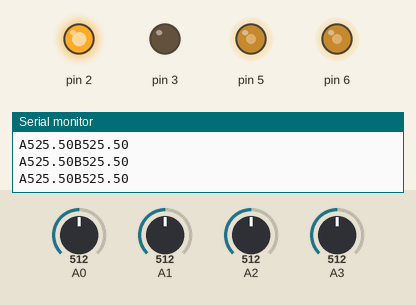
This sketch was run on a simulated Arduino Uno, built with avr-gcc and run on an emulated ATmega328P. On the bench: output pins drawn as LEDs (lit = HIGH), the last lines printed to the serial monitor. Dashed ring = blinking. Inputs (shaded band) come from the test bench; at power-on: A1 = 512, A2 = 512, A3 = 512, A0 = 512.

Above: at 1.2 s.
1.3 s: A1 set to 649
2.8 s: A1 set to 675
At 4.1 s:
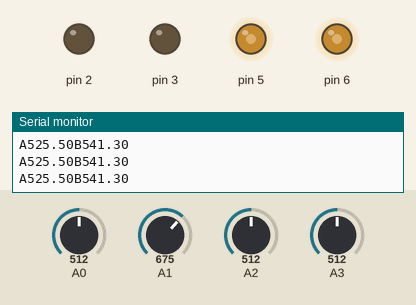
4.4 s: A2 set to 716
At 4.9 s:
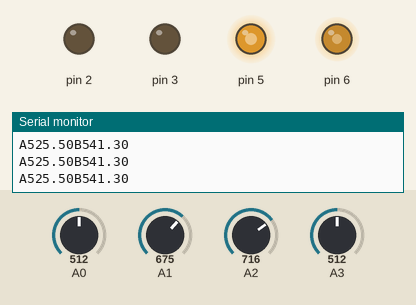
5.9 s: A3 set to 716
At 6.5 s:
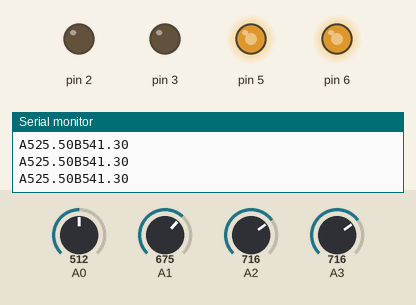
7.4 s: A1 set to 741
8.9 s: A1 set to 756
At 9.18 s:
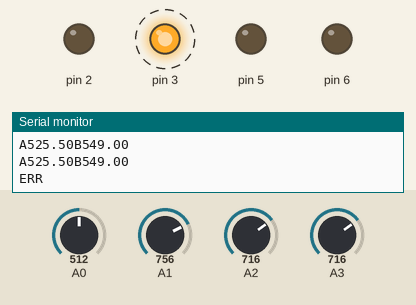
Timing chart, 0 to 12.9 s (numbered marks = the images above; inputs shaded):
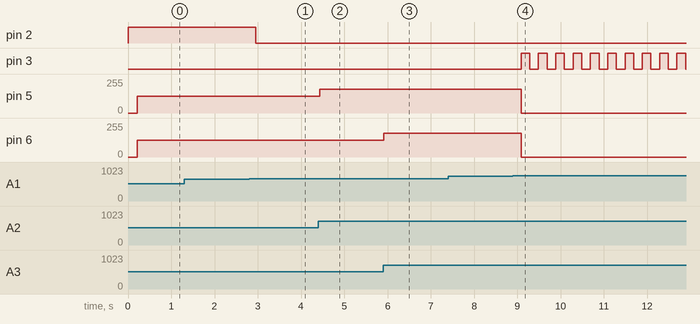

Measured:
- the behaviour switches between 662 and 663 on A1 (found by bisection; images 0 and 1)
- the behaviour switches between 748 and 749 on A1 (found by bisection; images 3 and 4)
- after the input at 2.8 s, pin 2: HIGH → LOW after 0.15 s
- after the input at 4.4 s, pin 5: 127/255 → 178/255 at once
- after the input at 5.9 s, pin 6: 127/255 → 178/255 at once
- after the input at 8.9 s, pin 3: alternates HIGH for 0.20 s and LOW for 0.20 s, starting after 0.19 s; pin 5, pin 6: 178/255 → 0/255 after 0.19 s

The sketch:

Arduino_Jar_Controller.ino
```cpp
#include <avr/pgmspace.h>

// pin A0 - termistor wewnątrz słoika
// pin A1 - termistor przy sterowniku grzałki
// pin A2 - sterowanie temperaturą
// pin A3 - sterowanie wentylatorem termoobiegu
// pin 5 - PWM sterowanie grzałką
// pin 6 - PWM sterowanie wentylatorem termoobiegu
// pin 2 - Nie-PWM sterowanie wentylatorem chłodzenia układu
// pin 3 - Nie-PWM dioda grzania / błędu
// pin 4 - Nie-PWM test-button

void setup() {
  pinMode(A0, INPUT);
  pinMode(A1, INPUT);
  pinMode(A2, INPUT);
  pinMode(A3, INPUT);
  pinMode(5, OUTPUT);
  pinMode(6, OUTPUT);
  pinMode(2, OUTPUT);
  pinMode(3, OUTPUT);
  //pinMode(4, INPUT);
  Serial.begin(19200);
  Serial.setTimeout(200);
  digitalWrite(2, HIGH);
}

const int temps[] PROGMEM = { 0, 1, 2, 3, 4, 6, 7, 8, 9, 10, 11, 12, 13, 14, 15, 16, 17, 18, 19, 20, 21, 22, 24, 25, 26, 27, 28, 29, 30, 31, 32, 33, 34, 35, 36, 37, 38, 39, 40, 41, 42, 43, 44, 45, 46, 47, 48, 49, 50, 51, 52, 53, 54, 55, 56, 57, 58, 59, 60, 61, 62, 63, 64, 65, 66, 67, 68, 68, 69, 70, 71, 72, 73, 74, 75, 76, 77, 78, 79, 80, 81, 82, 83, 84, 85, 86, 87, 88, 88, 89, 90, 91, 92, 93, 94, 95, 96, 97, 98, 99, 100, 101, 102, 102, 103, 104, 105, 106, 107, 108, 109, 110, 111, 112, 113, 114, 114, 115, 116, 117, 118, 119, 120, 121, 122, 123, 124, 124, 125, 126, 127, 128, 129, 130, 131, 132, 133, 134, 134, 135, 136, 137, 138, 139, 140, 141, 142, 143, 143, 144, 145, 146, 147, 148, 149, 150, 151, 151, 152, 153, 154, 155, 156, 157, 158, 159, 159, 160, 161, 162, 163, 164, 165, 166, 167, 167, 168, 169, 170, 171, 172, 173, 174, 175, 175, 176, 177, 178, 179, 180, 181, 182, 182, 183, 184, 185, 186, 187, 188, 189, 190, 190, 191, 192, 193, 194, 195, 196, 197, 197, 198, 199, 200, 201, 202, 203, 204, 205, 205, 206, 207, 208, 209, 210, 211, 212, 212, 213, 214, 215, 216, 217, 218, 219, 220, 220, 221, 222, 223, 224, 225, 226, 227, 228, 228, 229, 230, 231, 232, 233, 234, 235, 235, 236, 237, 238, 239, 240, 241, 242, 243, 243, 244, 245, 246, 247, 248, 249, 250, 251, 252, 252, 253, 254, 255, 256, 257, 258, 259, 260, 260, 261, 262, 263, 264, 265, 266, 267, 268, 269, 269, 270, 271, 272, 273, 274, 275, 276, 277, 278, 279, 279, 280, 281, 282, 283, 284, 285, 286, 287, 288, 289, 289, 290, 291, 292, 293, 294, 295, 296, 297, 298, 299, 300, 301, 301, 302, 303, 304, 305, 306, 307, 308, 309, 310, 311, 312, 313, 314, 315, 315, 316, 317, 318, 319, 320, 321, 322, 323, 324, 325, 326, 327, 328, 329, 330, 331, 332, 333, 334, 335, 335, 336, 337, 338, 339, 340, 341, 342, 343, 344, 345, 346, 347, 348, 349, 350, 351, 352, 353, 354, 355, 356, 357, 358, 359, 360, 361, 362, 363, 364, 365, 366, 367, 368, 369, 370, 371, 372, 373, 374, 375, 376, 377, 378, 379, 380, 381, 382, 383, 384, 385, 386, 387, 388, 389, 390, 392, 393, 394, 395, 396, 397, 398, 399, 400, 401, 402, 403, 404, 405, 406, 407, 408, 410, 411, 412, 413, 414, 415, 416, 417, 418, 419, 420, 422, 423, 424, 425, 426, 427, 428, 429, 430, 432, 433, 434, 435, 436, 437, 438, 439, 441, 442, 443, 444, 445, 446, 448, 449, 450, 451, 452, 453, 455, 456, 457, 458, 459, 460, 462, 463, 464, 465, 466, 468, 469, 470, 471, 472, 474, 475, 476, 477, 479, 480, 481, 482, 484, 485, 486, 487, 489, 490, 491, 492, 494, 495, 496, 498, 499, 500, 501, 503, 504, 505, 507, 508, 509, 511, 512, 513, 515, 516, 517, 519, 520, 521, 523, 524, 525, 527, 528, 530, 531, 532, 534, 535, 537, 538, 539, 541, 542, 544, 545, 547, 548, 550, 551, 552, 554, 555, 557, 558, 560, 561, 563, 564, 566, 567, 569, 570, 572, 574, 575, 577, 578, 580, 581, 583, 585, 586, 588, 589, 591, 593, 594, 596, 598, 599, 601, 603, 604, 606, 608, 609, 611, 613, 614, 616, 618, 620, 621, 623, 625, 627, 628, 630, 632, 634, 636, 638, 639, 641, 643, 645, 647, 649, 651, 653, 654, 656, 658, 660, 662, 664, 666, 668, 670, 672, 674, 676, 678, 680, 683, 685, 687, 689, 691, 693, 695, 697, 700, 702, 704, 706, 708, 711, 713, 715, 718, 720, 722, 725, 727, 729, 732, 734, 737, 739, 741, 744, 746, 749, 752, 754, 757, 759, 762, 764, 767, 770, 773, 775, 778, 781, 784, 786, 789, 792, 795, 798, 801, 804, 807, 810, 813, 816, 819, 822, 825, 829, 832, 835, 838, 842, 845, 848, 852, 855, 859, 862, 866, 869, 873, 877, 881, 884, 888, 892, 896, 900, 904, 908, 912, 916, 920, 925, 929, 933, 938, 942, 947, 952, 956, 961, 966, 971, 976, 981, 986, 991, 997, 1002, 1007, 1013, 1019, 1024, 1030, 1036, 1042, 1049, 1055, 1061, 1068, 1075, 1082, 1088, 1096, 1103, 1110, 1118, 1126, 1134, 1142, 1150, 1159, 1168, 1177, 1186, 1196, 1206, 1216, 1226, 1237, 1248, 1260, 1272, 1284, 1297, 1310, 1324, 1338, 1353, 1369, 1385, 1402, 1420, 1439, 1459, 1480, 1502 };
String buffer;
char buffer_c[10];
int tryb = 1; // tryb grzania; 1 = ręcznie, 2 = automatycznie (serial)
float automat_temperatura = 40.00;
int automat_wartosc_pwm = 128;

float temperatura(int WejscieAnalogowe){
  return float(pgm_read_word(&temps[WejscieAnalogowe-238]))/10;
} // zwraca temperature w C

void serialuj(int typ, float temperatura_a = 0.00, float temperatura_b = 0.00){
  if(typ==1){ // wywal temperature
    if(temperatura_a >= 100.00){
      Serial.print(String("A6") + String(temperatura_a));
    }else{
      Serial.print(String("A5") + String(temperatura_a));
    }
    if(temperatura_b >= 100.00){
      Serial.print(String("B6") + String(temperatura_b) + String("\n"));
    }else{
      Serial.print(String("B5") + String(temperatura_b) + String("\n"));
    }
  }
  if(typ==2){ // wywal błąd przegrzania
    Serial.print("ERR");
  }
}

void overheat_protection() {
  analogWrite(5, 0); // niski stan powoduje zamknięcie mosfetu
  analogWrite(6, 0); // niski stan powoduje otwarcie tranzystora
  serialuj(2);
  while(true){
    digitalWrite(3, HIGH);
    delay(200);
    digitalWrite(3, LOW);
    delay(200);
  } // miganie diody świadczy o przegrzaniu słoika
}

void buffer_run(){
  buffer = Serial.readString();
  buffer.toCharArray(buffer_c, 10);
  if(buffer == ""){
    delay(10);
  }else if(buffer_c[0] == 'S'){ // Set temperature
    automat_temperatura = int(buffer_c[1] - '0')*100 + int(buffer_c[2] - '0')*10 + int(buffer_c[3] - '0')*1;
    Serial.println("OK");
  }else if(buffer_c[0] == 'M'){ // Set mode
    tryb = int(buffer_c[1] - '0');
    if((tryb <=0) || (tryb >= 3)){
      tryb = 1;
      Serial.println("ERR");
    }else{
      Serial.println("OK");
    }
  }else if(buffer_c[0] == 'T'){ // Test mode
    Serial.println("TEST MODE");
    digitalWrite(2, LOW);
    delay(5000);
    digitalWrite(2, HIGH);
  }
}

void temperaturuj(){ // literalnie temperaturuj
  if(temperatura(analogRead(A1)) >= 40.00){
    digitalWrite(2, LOW);
  }else{
    digitalWrite(2, HIGH);
  }
  if(tryb == 1){ // manualnie
    analogWrite(6, int(analogRead(A3)/4.02)); // Wentylator termoobiegu
    analogWrite(5, int(analogRead(A2)/4.02)); // Grzałka
  }else{ // tryb == 2 // automatycznie
    if(temperatura(analogRead(A0)) < automat_temperatura){
      if(automat_wartosc_pwm >= 255){
        automat_wartosc_pwm = 255;
      }else{
        automat_wartosc_pwm++;
      }
    }else if(temperatura(analogRead(A0)) > automat_temperatura){
      if(automat_wartosc_pwm <= 0){
        automat_wartosc_pwm = 0;
      }else{
        automat_wartosc_pwm--;
      }
    }
    analogWrite(6, int(analogRead(A3)/4.02)); // Wentylator termoobiegu
    analogWrite(5, automat_wartosc_pwm); // Grzałka
  }
}

void loop() {
  if(temperatura(analogRead(A0)) >= 125.00 || temperatura(analogRead(A1)) >= 50.00){
    overheat_protection();
  }
  serialuj(1, temperatura(analogRead(A0)), temperatura(analogRead(A1)));
  buffer_run();
  temperaturuj();
  //delay(200); // teraz setTimeout sie tym zajmuje
}
```
